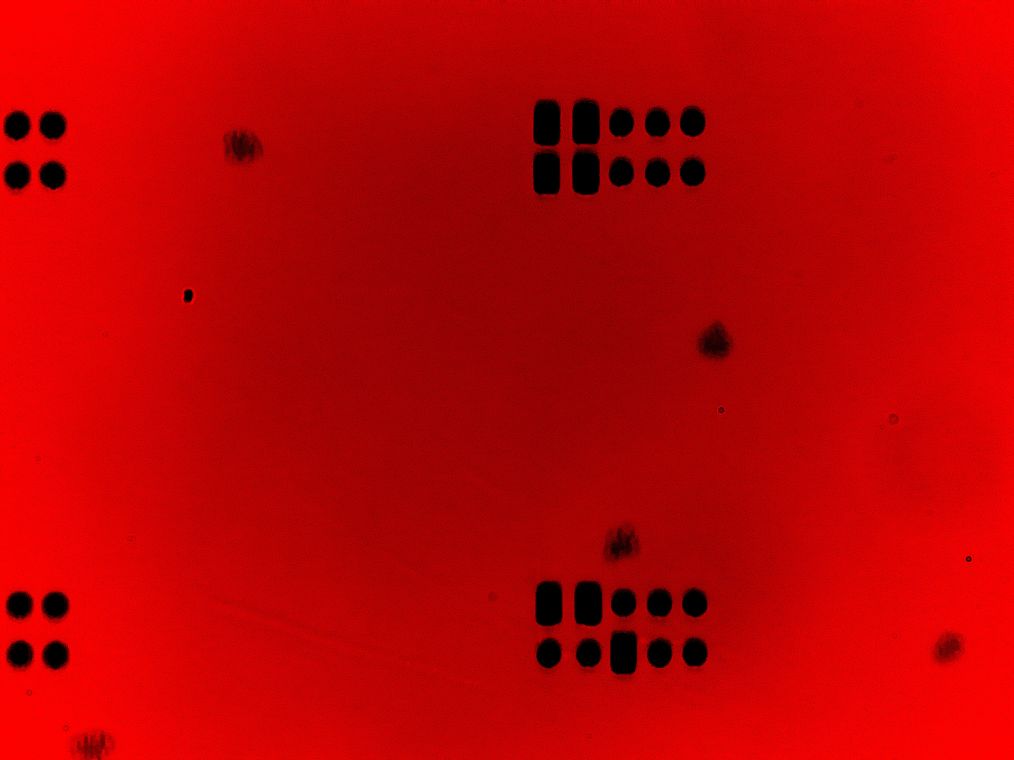
#> input picture test2.jpg, 4056 x 3040 px (shown at 1/4 size)
$ python feature_detection.py test2.jpg 100
#> lines starting #> are read from the running program, lines starting #| are printed output that depends on the picture; after the words box and inside, x2 and y2 are one past the last pixel; in counts of white or black regions, pixels touching at a corner belong together
import os
from datetime import datetime
import numpy as np
import cv2
from typing import List, Dict, Optional, Tuple

# ── Configuration ──────────────────────────────────────────────────
DEFAULT_THRESHOLD = 20
MIN_FEATURE_AREA = 1500
MAX_FEATURE_AREA = 60000
CLUSTER_DISTANCE = 300
MIN_CLUSTER_SIZE = 7
MAX_GROUPS = 4
GRID_ROWS = 2
GRID_COLS = 5

# Outlier tolerance per row (after bridge-splitting). Up to this many extra
# blobs per row will be auto-rejected via Y-band + X-template/uniformity logic.
# 0 = behave like the old code; >0 = tolerate scratches / dust adjacent to
# the real 2×5.
MAX_EXTRA_PER_ROW = 2

# ── Image Processing (OpenCV Optimized) ───────────────────────────

def extract_red_channel(rgb: np.ndarray) -> np.ndarray:
    """Extract the red channel (index 0 in most cases for these sensors)."""
    if rgb.ndim == 2:
        return rgb
    # Use OpenCV split for speed
    channels = cv2.split(rgb)
    # Check contrast range to find the most useful channel
    best_idx = 0
    max_range = 0
    for i, ch in enumerate(channels[:3]):
        r = float(ch.max()) - float(ch.min())
        if r > max_range:
            max_range = r
            best_idx = i
    return channels[best_idx]

def threshold_image(channel: np.ndarray, thresh: int = DEFAULT_THRESHOLD) -> np.ndarray:
    """Fast binary threshold using OpenCV."""
    # Dark pixels (< thresh) become 255 (White), others become 0 (Black)
    _, binary = cv2.threshold(channel, thresh, 255, cv2.THRESH_BINARY_INV)
    return binary

def clear_border_components(stats: np.ndarray, num_labels: int, width: int, height: int) -> List[int]:
    """Returns a list of label IDs that do NOT touch the image edges."""
    valid_ids = []
    for i in range(1, num_labels):  # Skip background (0)
        x = stats[i, cv2.CC_STAT_LEFT]
        y = stats[i, cv2.CC_STAT_TOP]
        w = stats[i, cv2.CC_STAT_WIDTH]
        h = stats[i, cv2.CC_STAT_HEIGHT]

        # If any side of the bounding box is at the pixel limit, it's touching the edge
        if (x <= 1 or y <= 1 or (x + w) >= width - 1 or (y + h) >= height - 1):
            continue
        valid_ids.append(i)
    return valid_ids

def find_components(binary: np.ndarray) -> List[Dict]:
    """Uses OpenCV's C++ labeling to find blobs in < 50ms."""
    h, w = binary.shape
    num_labels, labels, stats, centroids = cv2.connectedComponentsWithStats(binary, connectivity=8)

    # 1. Filter out blobs touching the edge
    valid_ids = clear_border_components(stats, num_labels, w, h)

    components = []
    for i in valid_ids:
        area = stats[i, cv2.CC_STAT_AREA]

        # 2. Area Filter
        if MIN_FEATURE_AREA < area < MAX_FEATURE_AREA:
            components.append({
                'area': area,
                'centroid_x': float(centroids[i, 0]),
                'centroid_y': float(centroids[i, 1]),
                'x_min': int(stats[i, cv2.CC_STAT_LEFT]),
                'y_min': int(stats[i, cv2.CC_STAT_TOP]),
                'x_max': int(stats[i, cv2.CC_STAT_LEFT] + stats[i, cv2.CC_STAT_WIDTH]),
                'y_max': int(stats[i, cv2.CC_STAT_TOP] + stats[i, cv2.CC_STAT_HEIGHT]),
                'bbox_w': int(stats[i, cv2.CC_STAT_WIDTH]),
                'bbox_h': int(stats[i, cv2.CC_STAT_HEIGHT]),
            })
    return components

def erode_binary(binary: np.ndarray, iterations: int = 3) -> np.ndarray:
    """Fast OpenCV erosion."""
    kernel = np.ones((3, 3), np.uint8)
    return cv2.erode(binary, kernel, iterations=iterations)

# ── Clustering (Fast NumPy Distance) ───────────────────────────

def cluster_components(components: List[Dict]) -> List[List[Dict]]:
    n = len(components)
    if n == 0: return []

    # Pre-extract centroids into a numpy array for vectorized distance calc
    pts = np.array([[c['centroid_x'], c['centroid_y']] for c in components])
    assigned = -np.ones(n, dtype=int)
    cluster_id = 0

    for i in range(n):
        if assigned[i] >= 0: continue
        assigned[i] = cluster_id
        queue = [i]

        # Breadth-first search for neighbors within CLUSTER_DISTANCE
        idx = 0
        while idx < len(queue):
            curr = queue[idx]
            idx += 1
            # Vectorized distance from 'curr' to all other points
            dists = np.linalg.norm(pts - pts[curr], axis=1)
            neighbors = np.where((assigned == -1) & (dists <= CLUSTER_DISTANCE))[0]
            for nb in neighbors:
                assigned[nb] = cluster_id
                queue.append(nb)
        cluster_id += 1

    # Grouping
    clusters = [[] for _ in range(cluster_id)]
    for i, cid in enumerate(assigned):
        clusters[cid].append(components[i])

    valid = [c for c in clusters if len(c) >= MIN_CLUSTER_SIZE]
    valid.sort(key=lambda g: (np.mean([p['centroid_y'] for p in g]), np.mean([p['centroid_x'] for p in g])))
    return valid[:MAX_GROUPS]

# ── Grid Fitting and Decoding ─────────────────────────────────────

def _split_rows_robust(cluster: List[Dict], debug: bool = False
                       ) -> Tuple[List[Dict], List[Dict], List[Dict]]:
    """Split cluster blobs into 2 Y-bands using k=2 clustering. Anything more
    than ~40% of the inter-band gap away from either band centre is auto-
    rejected (caller sees these as outliers).

    Returns (row0_blobs, row1_blobs, out_of_band), with row0 the lower-Y band.
    Both row lists sorted by X. Handles the "extra blob above/below the
    marker" case that broke the old single-biggest-gap split.
    """
    if len(cluster) < 2:
        return cluster, [], []

    sorted_y = sorted(cluster, key=lambda c: c['centroid_y'])
    y_vals = [c['centroid_y'] for c in sorted_y]
    diffs = np.diff(y_vals)
    if len(diffs) == 0:
        return sorted_y, [], []

    # Initial split at biggest Y gap, then refine via k=2 means (3 iters).
    best_gap_idx = int(np.argmax(diffs)) + 1
    g0 = sorted_y[:best_gap_idx]
    g1 = sorted_y[best_gap_idx:]
    for _ in range(3):
        if not g0 or not g1:
            break
        c0 = float(np.mean([b['centroid_y'] for b in g0]))
        c1 = float(np.mean([b['centroid_y'] for b in g1]))
        n0, n1 = [], []
        for b in sorted_y:
            (n0 if abs(b['centroid_y'] - c0) <= abs(b['centroid_y'] - c1) else n1).append(b)
        if n0 == g0 and n1 == g1:
            break
        g0, g1 = n0, n1

    if not g0 or not g1:
        # Degenerate (all blobs at near-same Y); pass through unchanged
        return sorted(sorted_y, key=lambda b: b['centroid_x']), [], []

    c0 = float(np.mean([b['centroid_y'] for b in g0]))
    c1 = float(np.mean([b['centroid_y'] for b in g1]))
    row_gap = abs(c1 - c0)
    y_tol = max(row_gap * 0.4, 20.0)  # generous; tightens the more spread the rows are

    out_of_band = []
    row0_clean, row1_clean = [], []
    for b in g0:
        if abs(b['centroid_y'] - c0) <= y_tol:
            row0_clean.append(b)
        else:
            out_of_band.append(b)
    for b in g1:
        if abs(b['centroid_y'] - c1) <= y_tol:
            row1_clean.append(b)
        else:
            out_of_band.append(b)

    # Ensure row0 = lower Y
    if (row0_clean and row1_clean and
            np.mean([b['centroid_y'] for b in row0_clean]) >
            np.mean([b['centroid_y'] for b in row1_clean])):
        row0_clean, row1_clean = row1_clean, row0_clean

    row0_clean.sort(key=lambda b: b['centroid_x'])
    row1_clean.sort(key=lambda b: b['centroid_x'])

    if debug and out_of_band:
        for b in out_of_band:
            print(f"  Y-band outlier rejected at "
                  f"px=({b['centroid_x']:.0f},{b['centroid_y']:.0f})")

    return row0_clean, row1_clean, out_of_band


# [41 lines left out: functions _select_5_by_template, _select_5_by_uniformity, not called in this run]


def fit_grid_to_cluster(cluster: List[Dict], binary: np.ndarray,
                        eroded: np.ndarray, debug: bool = False) -> Optional[Dict]:
    if len(cluster) < MIN_CLUSTER_SIZE: return None

    # Robust row split: k=2 Y-band clustering with auto-rejection of blobs
    # outside both bands. Replaces the brittle "biggest single Y-gap" split,
    # which mis-rowed any cluster with an extra blob above/below the marker.
    row0_blobs, row1_blobs, _outliers = _split_rows_robust(cluster, debug=debug)

    # Adaptive splitting logic
    widths = sorted([b['bbox_w'] for b in cluster])
    ref_w = widths[len(widths)//4]
    bridge_thresh = ref_w * 1.4

    def process_row(blobs):
        """Same bridge-split + erode-classify as before, but DOES NOT cap to
        GRID_COLS at the end. The outlier-rejection layer below picks the
        best 5 out of however many survive."""
        res = []
        for b in blobs:
            if b['bbox_w'] > bridge_thresh:
                n = max(2, round(b['bbox_w'] / (ref_w * 1.2)))
                pw = (b['x_max'] - b['x_min']) / n
                for p in range(n):
                    x_start = int(b['x_min'] + p * pw)
                    x_end = int(b['x_min'] + (p+1) * pw)
                    crop = eroded[b['y_min']:b['y_max'], x_start:x_end]
                    ys, _ = np.where(crop == 255)
                    if len(ys) > 0:
                        res.append({
                            'centroid_x': (x_start + x_end) / 2.0,
                            'centroid_y': b['y_min'] + ys.mean(),
                            'bbox_w': x_end - x_start,
                            'bbox_h': ys.max() - ys.min(),
                            'area': len(ys),
                            'y_min': b['y_min'] + ys.min(), 'y_max': b['y_min'] + ys.max(),
                            'x_min': x_start, 'x_max': x_end
                        })
            else:
                crop = eroded[b['y_min']:b['y_max'], b['x_min']:b['x_max']]
                ys, _ = np.where(crop == 255)
                if len(ys) > 0:
                    b['area'] = len(ys)
                    b['bbox_h'] = ys.max() - ys.min()
                    res.append(b)
        return sorted(res, key=lambda x: x['centroid_x'])

    r0_proc = process_row(row0_blobs)
    r1_proc = process_row(row1_blobs)

    # Refuse to even try if either row is hopelessly over the tolerance
    # (more than GRID_COLS + MAX_EXTRA_PER_ROW). At that point the cluster
    # is genuinely noisy, not "marker + scratch".
    if (len(r0_proc) > GRID_COLS + MAX_EXTRA_PER_ROW or
            len(r1_proc) > GRID_COLS + MAX_EXTRA_PER_ROW):
        if debug:
            print(f"  Too many blobs after row-split (r0={len(r0_proc)}, "
                  f"r1={len(r1_proc)}) — refusing to guess")
        return None

    # Outlier rejection: prefer cross-row X-template; fall back to uniformity.
    if len(r0_proc) == GRID_COLS and len(r1_proc) > GRID_COLS:
        r0 = r0_proc
        r1 = _select_5_by_template(r1_proc, [b['centroid_x'] for b in r0])
        if debug:
            print(f"  Outlier reject: r1 {len(r1_proc)}→5 via r0 template")
    elif len(r1_proc) == GRID_COLS and len(r0_proc) > GRID_COLS:
        r1 = r1_proc
        r0 = _select_5_by_template(r0_proc, [b['centroid_x'] for b in r1])
        if debug:
            print(f"  Outlier reject: r0 {len(r0_proc)}→5 via r1 template")
    elif len(r0_proc) > GRID_COLS and len(r1_proc) > GRID_COLS:
        # Both over: uniformity-rank each, then cross-validate r1 against r0.
        r0 = _select_5_by_uniformity(r0_proc)
        r1_uni = _select_5_by_uniformity(r1_proc)
        if r0 and r1_uni:
            r1 = _select_5_by_template(r1_proc, [b['centroid_x'] for b in r0])
        else:
            r1 = r1_uni
        if debug:
            print(f"  Outlier reject (both): r0 {len(r0_proc)}→5, "
                  f"r1 {len(r1_proc)}→5 by uniformity+template")
    else:
        r0 = r0_proc
        r1 = r1_proc

    if len(r0) < GRID_COLS or len(r1) < GRID_COLS: return None

    # Adaptive classification: Shape = Lower Aspect + Higher Area
    all_data = []
    for r_idx, row in enumerate([r0, r1]):
        for c_idx, b in enumerate(row):
            aspect = b['bbox_w'] / max(1, b['bbox_h'])
            all_data.append((r_idx, c_idx, aspect, b['area']))

    asp_min, asp_max = min(d[2] for d in all_data), max(d[2] for d in all_data)
    are_min, are_max = min(d[3] for d in all_data), max(d[3] for d in all_data)

    asp_range = asp_max - asp_min
    are_range = are_max - are_min
    avg_area = np.mean([d[3] for d in all_data])
    avg_aspect = np.mean([d[2] for d in all_data])

    # Uniform shapes = all same type (0,0 or 31,31)
    # Mixed markers have large spread in both aspect and area
    # Threshold: mixed markers typically have area range > 5000 and aspect range > 0.2
    is_uniform = (are_range < 4000) and (asp_range < 0.25)

    if is_uniform:
        if avg_area < 10000:
            col_id, row_id = 0, 0
        else:
            col_id, row_id = 31, 31
        confidence = 0.0
        if debug:
            print(f"  Uniform shapes: asp_range={asp_range:.3f} are_range={are_range:.0f} "
                  f"avg_area={avg_area:.0f} avg_asp={avg_aspect:.2f} -> ({col_id},{row_id})")
    else:
        scores = {}
        for r, c, asp, area in all_data:
            n_asp = (asp - asp_min) / max(0.001, (asp_max - asp_min))
            n_are = 1.0 - (area - are_min) / max(0.001, (are_max - are_min))
            scores[(r, c)] = n_asp + n_are

        sorted_sc = sorted(scores.values())
        split_idx = np.argmax(np.diff(sorted_sc))
        confidence = float(sorted_sc[split_idx+1] - sorted_sc[split_idx])

        thresh = (sorted_sc[split_idx] + sorted_sc[split_idx+1]) / 2.0
        grid = np.zeros((GRID_ROWS, GRID_COLS), dtype=int)
        for (r, c), s in scores.items():
            grid[r, c] = 1 if s < thresh else 0

        col_id, row_id = 0, 0
        for c in range(GRID_COLS):
            col_id |= (grid[0, c] << c)
            row_id |= (grid[1, c] << c)

        if debug:
            print(f"  Mixed: asp_range={asp_range:.3f} are_range={are_range:.0f} "
                  f"confidence={confidence:.3f} -> ({col_id},{row_id})")

    return {
        'center': (np.mean([b['centroid_x'] for b in cluster]), np.mean([b['centroid_y'] for b in cluster])),
        'col_id': col_id, 'row_id': row_id,
        'confidence': confidence,
        'bbox': (min(b['x_min'] for b in cluster), min(b['y_min'] for b in cluster),
                 max(b['x_max'] for b in cluster), max(b['y_max'] for b in cluster))
    }

# [14 lines left out: function detect_markers, not called in this run]

FAILED_IMAGES_DIR = os.path.join(os.path.dirname(os.path.abspath(__file__)), "failed_images")

# [15 lines left out: function save_failed_frame, not called in this run]


if __name__ == '__main__':
    import sys
    from PIL import Image

    if len(sys.argv) < 2:
        print("Usage: python feature_detection.py <image_path> [threshold]")
        sys.exit(1)

    img_path = sys.argv[1]
    thresh = int(sys.argv[2]) if len(sys.argv) > 2 else DEFAULT_THRESHOLD

    rgb = np.array(Image.open(img_path).convert('RGB'))
#> rgb is the input picture: shape (3040, 4056, 3); mean R, G, B 187.1, 2, 2.4
    h, w = rgb.shape[:2]
    print(f"Image: {img_path} ({w}x{h})")
#| Image: test2.jpg (4056x3040)
    print(f"Threshold: {thresh}")

    channel = extract_red_channel(rgb)
#> the loop in extract_red_channel, `for i, ch in enumerate(channels[:3]):` made 3 passes
#> (r, max_range, best_idx) on pass 1: (255, 255, 0)
#> after the loop in extract_red_channel, `for i, ch in enumerate(channels[:3]):`: best_idx = 0; max_range = 255
#> in extract_red_channel, `return channels[best_idx]`:
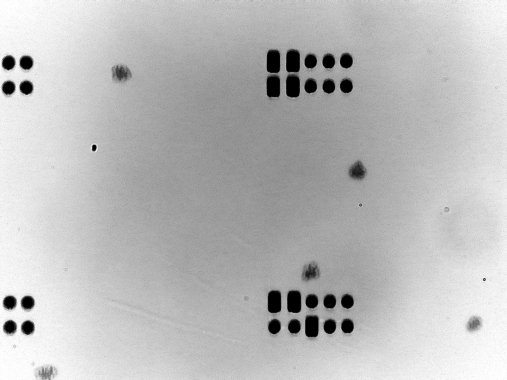
#> returned value: shape (3040, 4056) (shown at 1/8 size); min 0, max 255, mean 187.1
    print(f"Best channel range: {float(channel.max()) - float(channel.min()):.0f}")
#| Best channel range: 255

    binary = threshold_image(channel, thresh)
#> in threshold_image, `_, binary = cv2.threshold(channel, thresh, 255, cv2.THRESH_BINARY_INV)`:
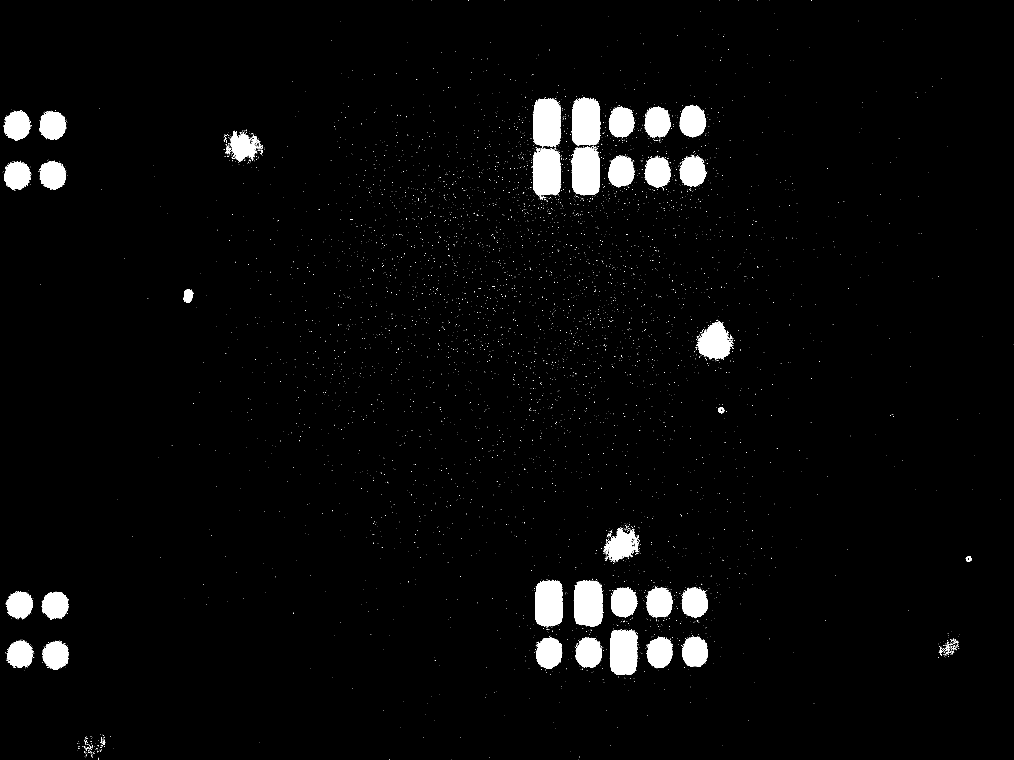
#> binary: shape (3040, 4056) (shown at 1/4 size); 3% white; 5463 white regions (5395 under 20 px), largest, box (x1, y1, x2, y2) and area: (2286, 388, 2402, 584) 19004, (2286, 588, 2400, 781) 18979, (2132, 394, 2244, 586) 18886
    white_pct = np.sum(binary == 255) / binary.size * 100
#> white_pct = 3.01
    print(f"Binary: {white_pct:.1f}% white pixels")
#| Binary: 3.0% white pixels
#> (the rest of the program and of its run is left out)
